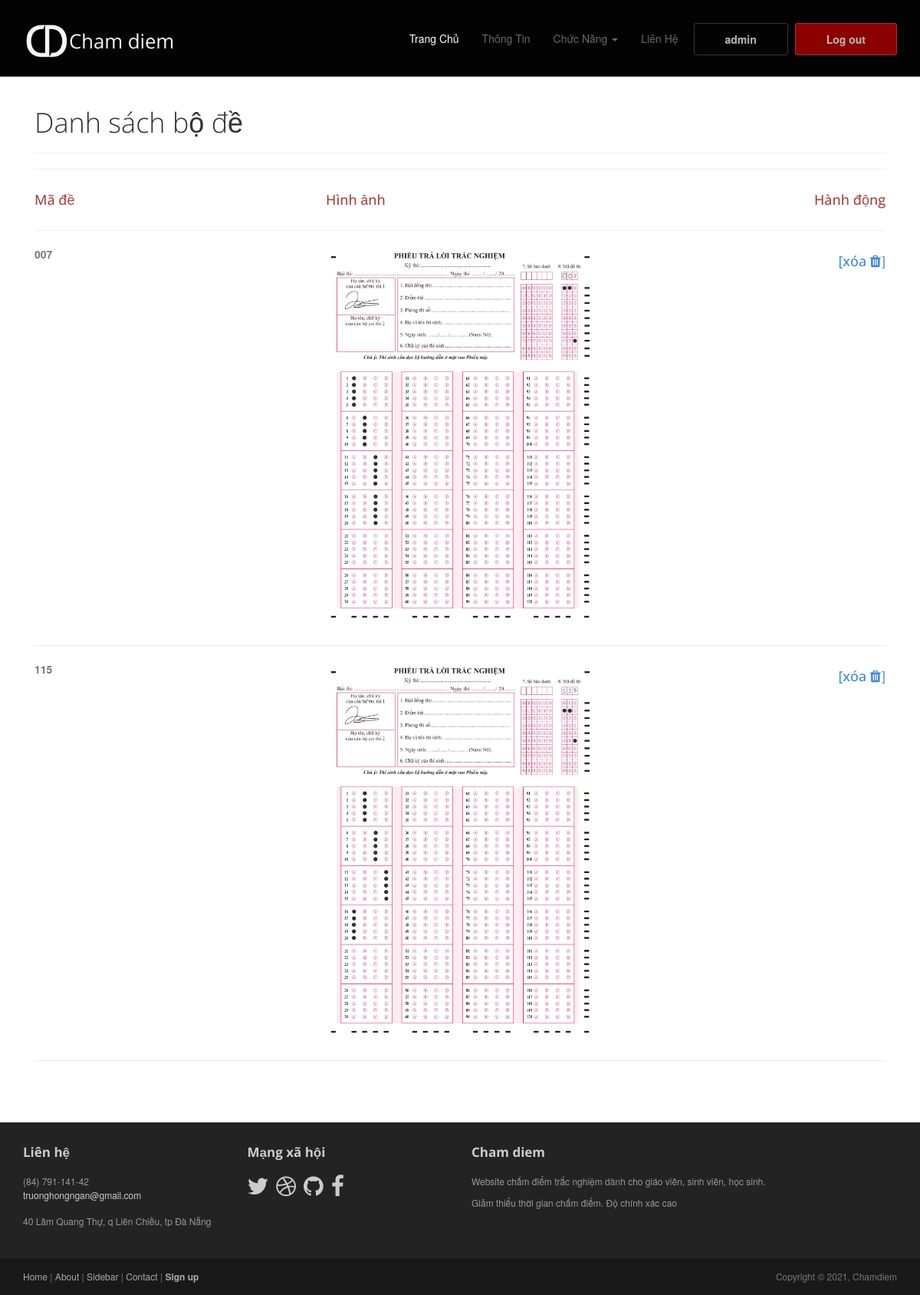
Screenshot of /danhsachbaithi/chitietbode/28 (signed in) with the database file from the repository.
### quanlybaithi/models.py (models this page shows, shortened)
class Bodapan(models.Model):
    id = models.AutoField(primary_key=True)
    baithi = models.ForeignKey(Baithi, on_delete=models.CASCADE)
    dapan = models.ImageField(upload_to='uploads/', blank=True, null=True)
    bmade = models.CharField(max_length=15, null=True)

### quanlybaithi/views.py (the view)
# urls.py: path('danhsachbaithi/chitietbode/<int:baithi_id>', views.chitietbode, name='chitietbode'),
def chitietbode(request, baithi_id):
    baithi = Baithi.objects.get(id=baithi_id)
    bdapans = Bodapan.objects.filter(baithi=baithi)
    return render(request, 'quanlybaithi/chitietbode.html', {'bdapans': bdapans})

### quanlybaithi/templates/quanlybaithi/chitietbode.html (shortened to what this page needs)
{% extends 'core/base.html' %}
{% load static %}
{% block content %}
<div class='container'>
<article class="col-sm-12 maincontent">
    <header class="page-header">
        <h1 class="page-title">Danh sách bộ đề</h1>
    </header>
    <hr>
    <div class='row'>
        <div class='col-sm-4'>
            <h4 class='text-danger'>Mã đề</h4>
        </div>
        <div class='col-sm-4'>
            <h4 class='text-danger'>Hình ảnh</h4>
        </div>
        <div class='col-sm-4'>
            <h4 class='text-danger' style='text-align: right'>Hành động</h4>
        </div>
    </div>
    <hr>
        {% for de in bdapans %}
        <div class='row'>
            <div class='col-sm-4'>
                <td><label> {{ de.bmade }}</label> </td>
            </div>
            <div class='col-sm-4'>
                {% if de.dapan %}
                    <img src={{ de.dapan.url }}>
                {% endif %}
            </div>
            <div class='col-sm-4'>
                <h4 style="text-align: right">
                    <a href="{% url 'xoabodapan' de.id %}">[xóa <i class='fa fa-trash'>]</i></a>
                </h4>
            </div>
        </div>
        <hr>
        {% endfor %}
</article>
</div>
{% endblock%}

### core/templates/core/base.html (shortened to what this page needs)
{% load static %}
<!DOCTYPE html>
<html lang="en" dir="ltr">
  <head>
    <link rel="stylesheet" href="{% static 'core/styles/bootstrap.min.css' %}">
    <link href="https://maxcdn.bootstrapcdn.com/font-awesome/4.2.0/css/font-awesome.min.css" rel="stylesheet">
    <link rel="stylesheet" href="{% static 'core/styles/bootstrap-theme.css' %}" media="screen" >
    <link rel='stylesheet' href="{% static 'core/styles/main.css' %}">
    <link rel='stylesheet' href="{% static 'core/styles/custom.css' %}">
  </head>
  <body class="home">
    <div class="navbar navbar-inverse navbar-fixed-top headroom" >
      <div class="container">
        <div class="navbar-header">
          <a class="navbar-brand" href="/home"><img src="{% static 'core/media/images/logo_cd.png' %}" alt="Cham diem" style="width: 200px;"></a>
        </div>
        <div class="navbar-collapse collapse">
          <ul class="nav navbar-nav pull-right">
            <li class="active"><a href="/home">Trang Chủ</a></li>
            <li><a href="{% url 'about' %}">Thông Tin</a></li>
            {% if user.is_authenticated %}
              <li class="dropdown">
                <a href="#" class="dropdown-toggle" data-toggle="dropdown">Chức Năng <b class="caret"></b></a>
              </li>
            {% endif %}
            <li><a href="{% url 'contact' %}">Liên Hệ</a></li>
            {% if user.is_authenticated %}
              <div class="btn">
                <li><a href="/thongtin" style="color: #bbb;">{{ user.username }}</a></li>
              </div>
              <div class="btn" style="background-color:darkred;">
                <li><a href="{% url 'logout' %}"  style="color: #bbb;">Log out</a></li>
              </div>
            {% else %}
              <li><a class="btn" href="{% url 'login' %}">ĐĂNG KÝ / ĐĂNG NHẬP</a></li>
            {% endif %}
          </ul>
        </div>
      </div>
    </div>
    <header id="head" class="secondary"></header>
    {% block content %}
    {% endblock %}
    <footer id="footer" class="top-space">
      <div class="footer1">
        <div class="container">
          <div class="row">
            <div class="col-md-3 widget">
              <h3 class="widget-title">Liên hệ</h3>
              <div class="widget-body">
                <p>(84) 791-141-42<br>
                  <a href="mailto:#">truonghongngan@gmail.com</a><br>
                  <br>
                  40 Lâm Quang Thự, q Liên Chiều, tp Đà Nẵng
                </p>
              </div>
            </div>
            <div class="col-md-3 widget">
              <h3 class="widget-title">Mạng xã hội</h3>
              <div class="widget-body">
                <p class="follow-me-icons">
                  <a href=""><i class="fa fa-twitter"></i></a>
                  <a href=""><i class="fa fa-dribbble fa-2"></i></a>
                  <a href=""><i class="fa fa-github fa-2"></i></a>
                  <a href=""><i class="fa fa-facebook fa-2"></i></a>
                </p>
              </div>
            </div>
            <div class="col-md-6 widget">
              <h3 class="widget-title">Cham diem</h3>
              <div class="widget-body">
                <p>Website chấm điểm trắc nghiệm dành cho giáo viên, sinh viên, học sinh.</p>
                <p>Giảm thiểu thời gian chấm điểm. Độ chính xác cao</p>
              </div>
            </div>
          </div>
        </div>
      </div>
      <div class="footer2">
        <div class="container">
          <div class="row">
            <div class="col-md-6 widget">
              <div class="widget-body">
                <p class="simplenav">
                  <a href="#">Home</a> |
                  <a href="about.html">About</a> |
                  <a href="sidebar-right.html">Sidebar</a> |
                  <a href="contact.html">Contact</a> |
                  <b><a href="signup.html">Sign up</a></b>
                </p>
              </div>
            </div>
            <div class="col-md-6 widget">
              <div class="widget-body">
                <p class="text-right">
                  Copyright &copy; 2021, Chamdiem
                </p>
              </div>
            </div>
          </div>
        </div>
      </div>
    </footer>
  </body>
</html>

### core/static/core/styles/main.css (style rules this page uses)
#head { background:#181015 url("https://wallpaperaccess.com/full/5936686.jpg") no-repeat; background-size: cover; min-height:520px; text-align: center; padding-top:240px; color:black; font-family:"Open sans", Helvetica, Arial; font-weight:300; }
#head.secondary { height:100px; min-height: 100px; padding-top:0px; }
.headroom { -webkit-transition: all 0.4s ease-out; -moz-transition: all 0.4s ease-out; -o-transition: all 0.4s ease-out; transition: all 0.4s ease-out; }
h1, h2, h3, h4, h5, h6 { font-family:"Open sans", Helvetica, Arial; }
h1, .h1, h2, .h2, h3, .h3 { margin-top:30px; }
label { color: #777; }
.page-title { margin-top:20px; font-weight:300; }
.top-space { margin-top: 60px; }
img { max-width:100%; }
.footer1 { background: #232323; padding: 30px 0 0 0; font-size: 12px; color: #999; }
.footer1 a { color: #ccc; }
.footer1 .widget { margin-bottom:30px; }
.footer1 .widget-title { font-size: 17px; font-weight: bold; color: #ccc; margin: 0 0 20px; }
.follow-me-icons { font-size:30px; }
.follow-me-icons i { float:left; margin:0 10px 0 0; }
.footer2 { background: #191919; padding: 15px 0; color: #777; font-size: 12px; }
.footer2 a { color: #aaa; }
.footer2 p { margin: 0; }

### core/static/core/styles/custom.css (style rules this page uses)
.container article { min-height: 410px; }

### rows the page displays
Bodapan: bmade "007", dapan (picture)
Bodapan: bmade "115", dapan (picture)

### other values shown
{{ user.username }} "admin"
